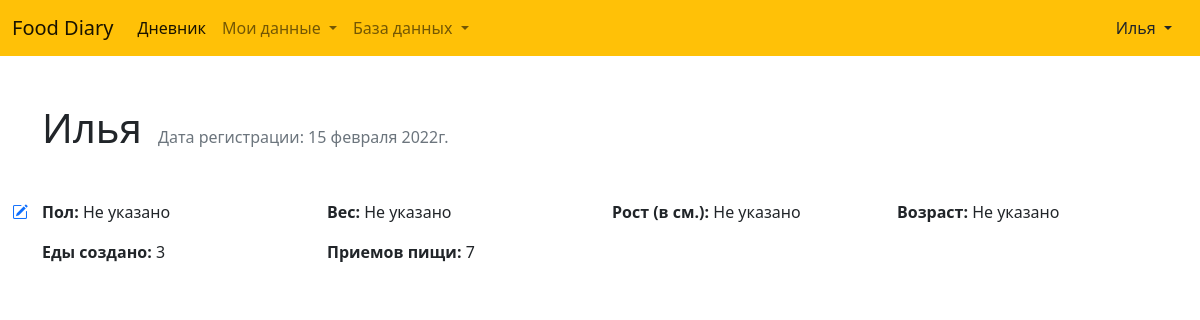
The page /profile/ (signed in) on the database as committed earlier.
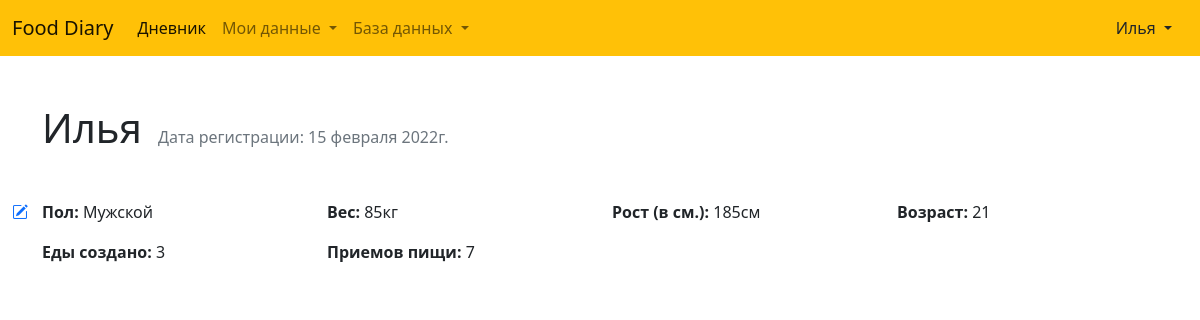
The same page on the database as committed later.
### account/models.py (models this page shows)
class Profile(models.Model):
    user = models.OneToOneField('auth.user', on_delete=models.CASCADE, related_name='profile')
    registered = models.DateTimeField('Дата регистрации', auto_now_add=True)
    sex = models.CharField('Пол', null=True, blank=True, max_length=7)
    weight = models.PositiveSmallIntegerField('Вес', null=True, blank=True)
    height = models.PositiveSmallIntegerField('Рост (в см.)', null=True, blank=True)
    age = models.PositiveSmallIntegerField('Возраст', null=True, blank=True)

### account/views.py (the view)
# urls.py: path('', views.ProfileDetailView.as_view(), name='profile'),
class ProfileDetailView(DetailView):
    template_name = 'profile/detail.html'
    def get_object(self):
        return Profile.objects.get(user=self.request.user)
    def get_context_data(self, **kwargs):
        kwargs = super().get_context_data(**kwargs)
        kwargs['profile_edit_form'] = ChangeProfileInfoForm(instance=self.get_object())
        return kwargs

### account/templates/profile/detail.html (shortened to what this page needs)
{% extends 'base.html' %}
{% block content %}
<main>
    <div class="container">
        <div class="row mt-5">
            <div class="col-12">
                <div class="d-flex mb-5 align-items-baseline">
                    <h1 class="m-0">{{request.user.username}}</h1>
                    <p class="mb-0 ms-3 text-muted">Дата регистрации: {{profile.registered|date:"j E Y"}}г.</p>
                </div>
            </div>
        </div>
        <div class="row position-relative mb-4">
            <a href="#" data-bs-toggle="modal" data-bs-target="#changeProfileInfo" class="position-absolute"
                style="left: -30px; top: 0px; width: fit-content;">
                <i class="bi bi-pencil-square text-primary"></i>
            </a>
            <div class="col col-md-4 col-lg-3">
                <p>
                    <b>Пол:</b>
                    <span>
                        {% if profile.sex %}
                            {% if profile.sex == 'male' %}
                                Мужской
                            {% else %}
                                Женский
                            {% endif %}
                        {% else %}
                            Не указано
                        {% endif %}
                    </span>
                </p>
            </div>
            <div class="col col-md-4 col-lg-3">
                <p>
                    <b>Вес:</b>
                    <span>{% if profile.weight %}{{ profile.weight }}кг{% else %}Не указано{% endif %}</span>
                </p>
            </div>
            <div class="col col-md-4 col-lg-3">
                <p>
                    <b>Рост (в см.):</b>
                    <span>{% if profile.height %}{{ profile.height }}см{% else %}Не указано{% endif %}</span>
                </p>
            </div>
            <div class="col col-md-4 col-lg-3">
                <p>
                    <b>Возраст:</b>
                    <span>
                        {% if profile.age %}
                            {{ profile.age }}
                        {% else %}
                            Не указано
                        {% endif %}
                    </span>
                </p>
            </div>
            <div class="col col-md-4 col-lg-3">
                <p>
                    <b>Еды создано:</b>
                    <span>{{request.user.food.count}}</span>
                </p>
            </div>
            <div class="col col-md-4 col-lg-3">
                <p>
                    <b>Приемов пищи:</b>
                    <span>{{request.user.meals.count}}</span>
                </p>
            </div>
        </div>
    </div>
</main>
{% endblock %}

Rows that differ between the two databases and show on the page:
changed Profile: weight (not shown) → "85"; height (not shown) → "185"; age (not shown) → "21"
Other text that changed with them:
text no longer shown: "Не указано Не указано Не указано Не указано"
text now shown: "Мужской кг см"
